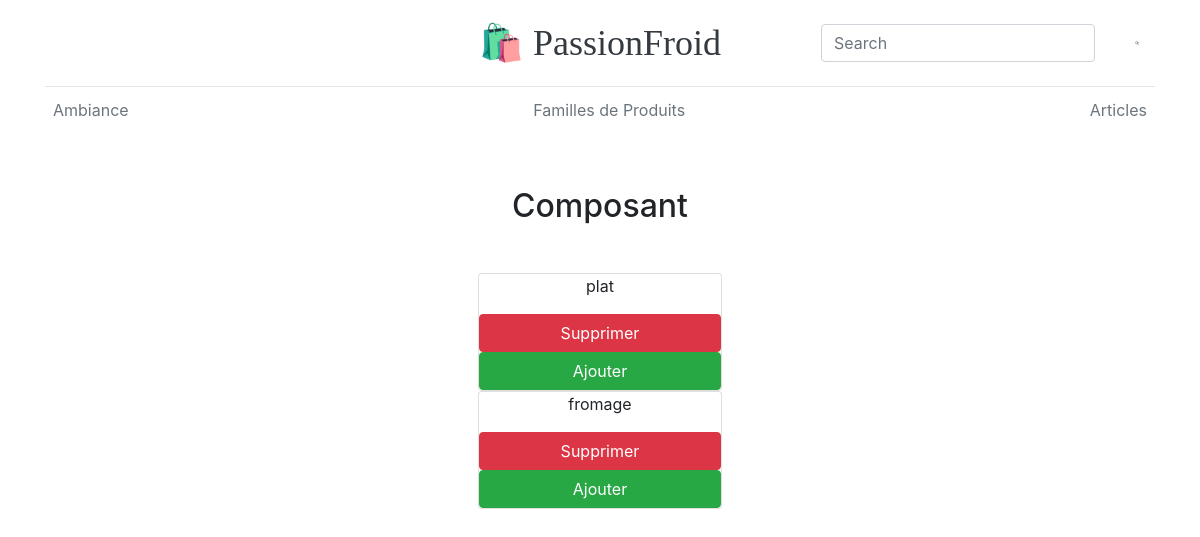
Before: /filtres/composant.php with the older database file.
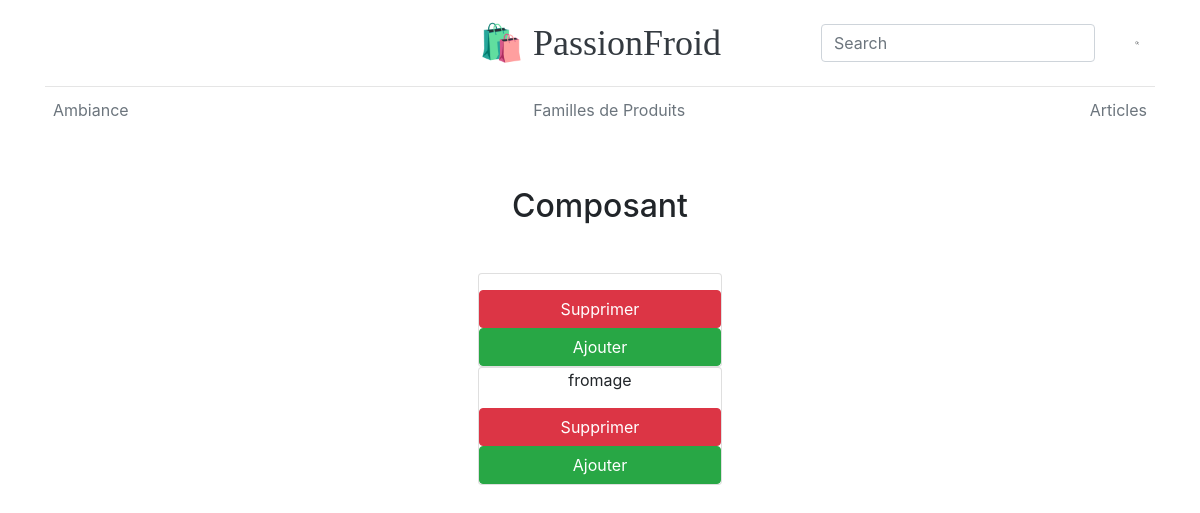
After: the same page with the newer database file.
### tables this page shows
CREATE TABLE `filtres` (
  `id` int(11) NOT NULL,
  `Familles_de_Produits` text DEFAULT NULL,
  `Composant` text DEFAULT NULL,
  `Ambiance` text DEFAULT NULL
);

### filtres/composant.php (the view, shortened to what this page needs)
<!DOCTYPE html>
<html lang="en">
<head>
  <link href="../vendor/bootstrap/css/bootstrap.min.css" rel="stylesheet">
  <link href="../vendor/fontawesome-free/css/all.min.css" rel="stylesheet">
  <link rel="stylesheet" href="../css/header.css">
</head>
<body id="page-top">
  </head>
    <div class="container">
  <header class="blog-header py-3">
    <div class="row flex-nowrap justify-content-between align-items-center">
      <div class="col-4 pt-1">
      </div>
      <div class="col-4 text-center">
        <a class="blog-header-logo text-dark" href="http://127.0.0.1:8000">🛍️ PassionFroid</a>
      </div>
      <div class="col-4 d-flex justify-content-end align-items-center">
      <nav class="navbar navbar-light">
        <form class="form-inline" method='POST'>
        <input class="form-control mr-sm-2" type="search" name="recherche" placeholder="Search" aria-label="Search">
  </form>
</nav>
          <svg xmlns="http://www.w3.org/2000/svg" width="20" height="20" fill="none" stroke="currentColor" stroke-linecap="round" stroke-linejoin="round" stroke-width="2" class="mx-3" role="img" viewBox="0 0 24 24" focusable="false"><title>Search</title><circle cx="10.5" cy="10.5" r="7.5"/><path d="M21 21l-5.2-5.2"/></svg>
      </div>
    </div>
  </header>
  <div class="nav-scroller py-1 mb-2">
    <nav class="nav d-flex justify-content-between">
      <a class="p-2 text-muted" href="ambiance.php">Ambiance</a>
      <a class="p-2 text-muted" href="Familles_de_produits.php">Familles de Produits</a>
      <a class="p-2 text-muted" href="../index2.php">Articles</a>
    </nav>
  </div>
<center>
  <section class="resume-section p-3 p-lg-5 d-flex justify-content-center" id="experience">
      <div class="w-100">
        <h2 class="mb-5">Composant</h2>
<?php
$db_server = 'localhost';
$db_name = 'h48';
$db_user_login = 'root';
$db_user_pass = '';
$conn = mysqli_connect($db_server,$db_user_login, $db_user_pass, $db_name);
 $q = $conn->query("SELECT * FROM filtres");?>
<?php
 while( $recherche = mysqli_fetch_array($q)){?>
  <div class="card" style="width: 24%; text-align: center; ">
  <div class="card-body" style="display: contents;">
    <p class="card-text"><?php echo $recherche['Composant'] ; ?></p>
    <a href="supprimer_composant.php?IDtable=<?= $recherche['id'] ?>" class="btn btn-danger" >Supprimer</a><a href="#" class="btn btn-success" >Ajouter</a>
  </div>
</div>
   <?php } ?>
    </div>
    </section></center>

Changed rows visible on the page:
changed filtres (number 1 of 2 on the later page): Composant "plat" → (not shown)
